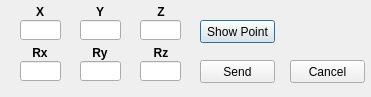
<?xml version="1.0" encoding="UTF-8"?>
<ui version="4.0">
    <class>Dialog</class>
    <widget class="QDialog" name="Dialog">
        <property name="geometry">
            <rect>
                <x>0</x>
                <y>0</y>
                <width>371</width>
                <height>97</height>
            </rect>
        </property>
        <property name="windowTitle">
            <string>Dialog</string>
        </property>
        <widget class="QPushButton" name="btn_drawpoint">
            <property name="geometry">
                <rect>
                    <x>200</x>
                    <y>20</y>
                    <width>75</width>
                    <height>23</height>
                </rect>
            </property>
            <property name="text">
                <string>Show Point</string>
            </property>
        </widget>
        <widget class="QPushButton" name="btn_setpos">
            <property name="geometry">
                <rect>
                    <x>200</x>
                    <y>60</y>
                    <width>75</width>
                    <height>23</height>
                </rect>
            </property>
            <property name="text">
                <string>Send</string>
            </property>
        </widget>
        <widget class="QPushButton" name="btn_cancel">
            <property name="geometry">
                <rect>
                    <x>290</x>
                    <y>60</y>
                    <width>75</width>
                    <height>23</height>
                </rect>
            </property>
            <property name="text">
                <string>Cancel</string>
            </property>
        </widget>
        <widget class="QLineEdit" name="txt_x">
            <property name="geometry">
                <rect>
                    <x>20</x>
                    <y>20</y>
                    <width>41</width>
                    <height>20</height>
                </rect>
            </property>
            <property name="text">
                <string/>
            </property>
        </widget>
        <widget class="QLineEdit" name="txt_y">
            <property name="geometry">
                <rect>
                    <x>80</x>
                    <y>20</y>
                    <width>41</width>
                    <height>20</height>
                </rect>
            </property>
            <property name="text">
                <string/>
            </property>
        </widget>
        <widget class="QLineEdit" name="txt_z">
            <property name="geometry">
                <rect>
                    <x>140</x>
                    <y>20</y>
                    <width>41</width>
                    <height>20</height>
                </rect>
            </property>
            <property name="text">
                <string/>
            </property>
        </widget>
        <widget class="QLabel" name="lbl_info_x">
            <property name="geometry">
                <rect>
                    <x>32</x>
                    <y>4</y>
                    <width>16</width>
                    <height>16</height>
                </rect>
            </property>
            <property name="font">
                <font>
                    <weight>75</weight>
                    <bold>true</bold>
                </font>
            </property>
            <property name="text">
                <string>X</string>
            </property>
            <property name="alignment">
                <set>Qt::AlignCenter</set>
            </property>
        </widget>
        <widget class="QLabel" name="lbl_info_y">
            <property name="geometry">
                <rect>
                    <x>92</x>
                    <y>2</y>
                    <width>16</width>
                    <height>20</height>
                </rect>
            </property>
            <property name="font">
                <font>
                    <weight>75</weight>
                    <bold>true</bold>
                </font>
            </property>
            <property name="text">
                <string>Y</string>
            </property>
            <property name="alignment">
                <set>Qt::AlignCenter</set>
            </property>
        </widget>
        <widget class="QLabel" name="lbl_info_z">
            <property name="geometry">
                <rect>
                    <x>153</x>
                    <y>2</y>
                    <width>16</width>
                    <height>20</height>
                </rect>
            </property>
            <property name="font">
                <font>
                    <weight>75</weight>
                    <bold>true</bold>
                </font>
            </property>
            <property name="text">
                <string>Z</string>
            </property>
            <property name="alignment">
                <set>Qt::AlignCenter</set>
            </property>
        </widget>
        <widget class="QLineEdit" name="txt_ry">
            <property name="enabled">
                <bool>true</bool>
            </property>
            <property name="geometry">
                <rect>
                    <x>80</x>
                    <y>61</y>
                    <width>41</width>
                    <height>20</height>
                </rect>
            </property>
            <property name="text">
                <string/>
            </property>
            <property name="readOnly">
                <bool>false</bool>
            </property>
            <property name="placeholderText">
                <string/>
            </property>
        </widget>
        <widget class="QLineEdit" name="txt_rz">
            <property name="geometry">
                <rect>
                    <x>140</x>
                    <y>61</y>
                    <width>41</width>
                    <height>20</height>
                </rect>
            </property>
            <property name="text">
                <string/>
            </property>
        </widget>
        <widget class="QLabel" name="lbl_info_z_2">
            <property name="geometry">
                <rect>
                    <x>153</x>
                    <y>43</y>
                    <width>16</width>
                    <height>20</height>
                </rect>
            </property>
            <property name="font">
                <font>
                    <weight>75</weight>
                    <bold>true</bold>
                </font>
            </property>
            <property name="text">
                <string>Rz</string>
            </property>
            <property name="alignment">
                <set>Qt::AlignCenter</set>
            </property>
        </widget>
        <widget class="QLineEdit" name="txt_rx">
            <property name="geometry">
                <rect>
                    <x>20</x>
                    <y>61</y>
                    <width>41</width>
                    <height>20</height>
                </rect>
            </property>
            <property name="text">
                <string/>
            </property>
        </widget>
        <widget class="QLabel" name="lbl_info_y_2">
            <property name="geometry">
                <rect>
                    <x>92</x>
                    <y>43</y>
                    <width>16</width>
                    <height>20</height>
                </rect>
            </property>
            <property name="font">
                <font>
                    <weight>75</weight>
                    <bold>true</bold>
                </font>
            </property>
            <property name="text">
                <string>Ry</string>
            </property>
            <property name="alignment">
                <set>Qt::AlignCenter</set>
            </property>
        </widget>
        <widget class="QLabel" name="lbl_info_x_2">
            <property name="geometry">
                <rect>
                    <x>32</x>
                    <y>45</y>
                    <width>16</width>
                    <height>16</height>
                </rect>
            </property>
            <property name="font">
                <font>
                    <weight>75</weight>
                    <bold>true</bold>
                </font>
            </property>
            <property name="text">
                <string>Rx</string>
            </property>
            <property name="alignment">
                <set>Qt::AlignCenter</set>
            </property>
        </widget>
    </widget>
    <tabstops>
        <tabstop>txt_x</tabstop>
        <tabstop>txt_y</tabstop>
        <tabstop>txt_z</tabstop>
        <tabstop>txt_rx</tabstop>
        <tabstop>txt_ry</tabstop>
        <tabstop>txt_rz</tabstop>
        <tabstop>btn_drawpoint</tabstop>
        <tabstop>btn_setpos</tabstop>
        <tabstop>btn_cancel</tabstop>
    </tabstops>
    <resources/>
    <connections/>
</ui>
